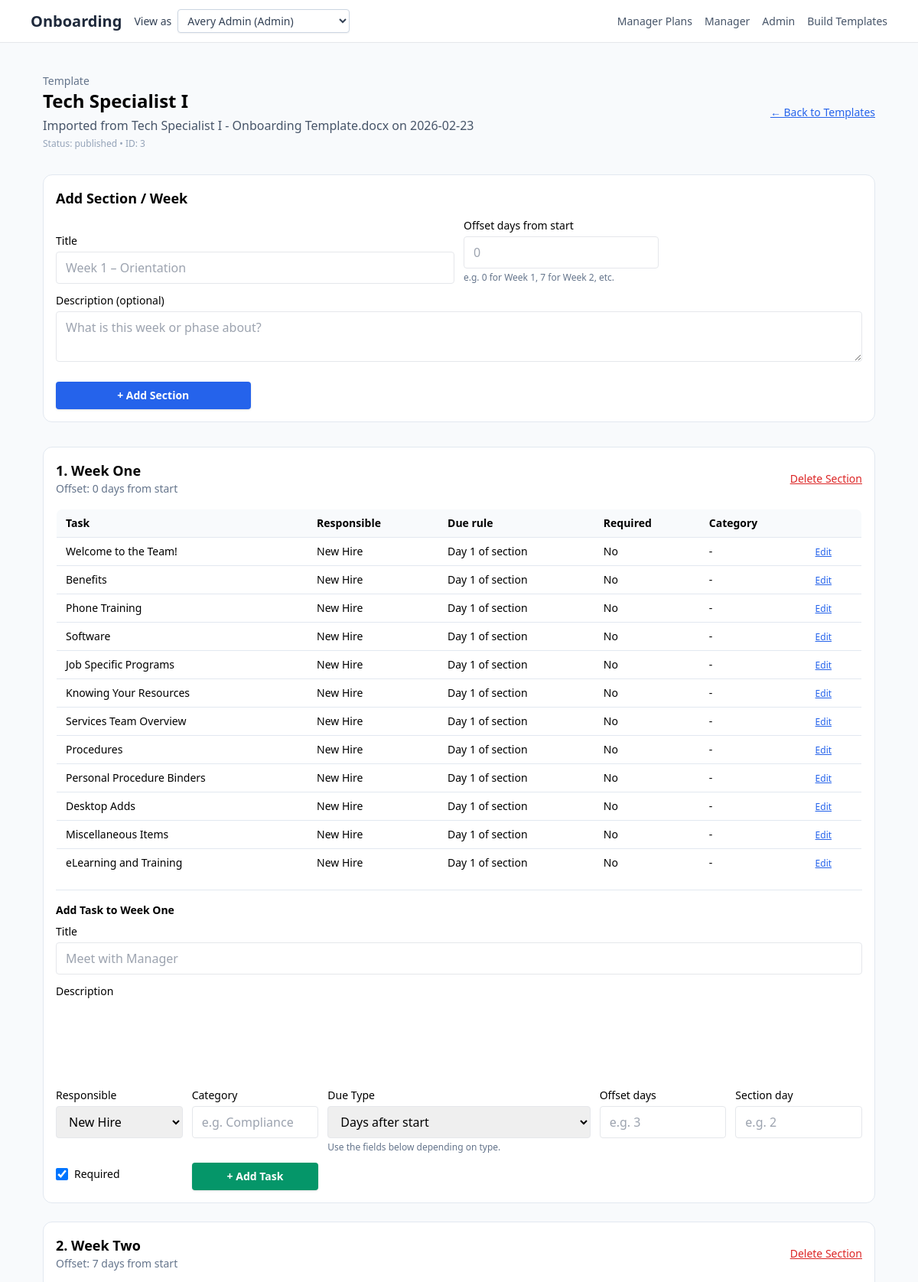
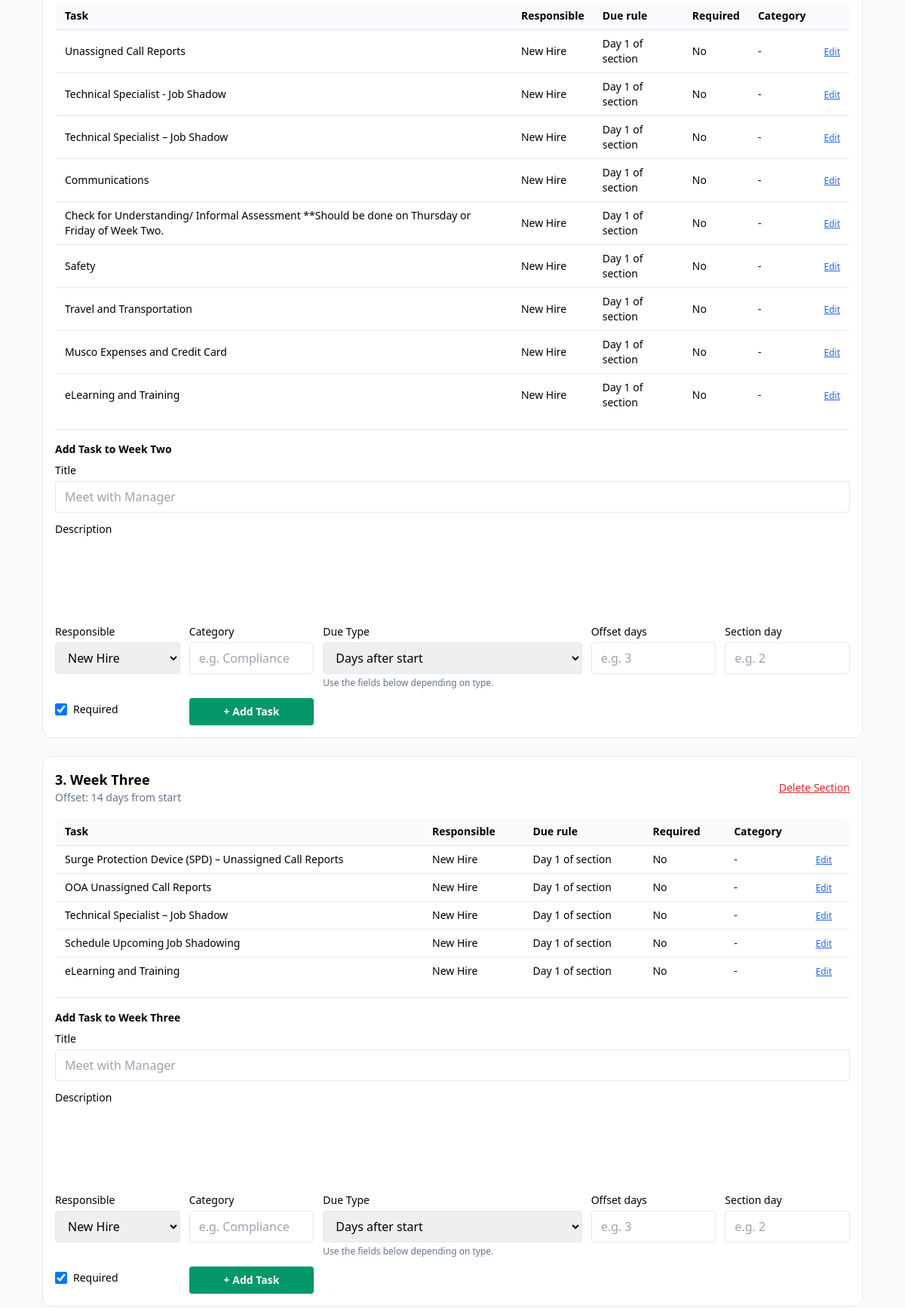
Screenshot of /templates/3/edit (upper part) with the database file from the repository (2 pictures, top to bottom).
### Onboarding/models.py (models this page shows, shortened)
class OnboardingTemplate(db.Model):
    __tablename__ = "onboarding_templates"
    id = db.Column(db.Integer, primary_key=True)
    name = db.Column(db.String(200), nullable=False)
    description = db.Column(db.Text, nullable=True)
    status = db.Column(
        db.String(32),
        nullable=False,
        default=TemplateStatusEnum.DRAFT.value,
    )
    target_role = db.Column(db.String(120), nullable=True)  # e.g. 'Engineer'
    department = db.Column(db.String(120), nullable=True)
    location = db.Column(db.String(120), nullable=True)
    estimated_duration_days = db.Column(db.Integer, nullable=True)
    version = db.Column(db.String(50), nullable=True)
    created_by_id = db.Column(db.Integer, db.ForeignKey("users.id"), nullable=True)
    created_by = db.relationship("User", backref="created_templates")
    created_at = db.Column(db.DateTime, nullable=False, default=date.today)
    updated_at = db.Column(
        db.DateTime,
        nullable=False,
        default=date.today,
        onupdate=date.today,
    )
    sections = db.relationship(
        "TemplateSection",
        back_populates="template",
        lazy="selectin",
        cascade="all, delete-orphan",
        order_by="TemplateSection.order_index.asc()",
    )

class TemplateSection(db.Model):
    __tablename__ = "template_sections"
    id = db.Column(db.Integer, primary_key=True)
    template_id = db.Column(
        db.Integer,
        db.ForeignKey("onboarding_templates.id"),
        nullable=False,
    )
    template = db.relationship("OnboardingTemplate", back_populates="sections")
    title = db.Column(db.String(200), nullable=False)
    description = db.Column(db.Text, nullable=True)
    order_index = db.Column(db.Integer, nullable=False, default=1)
    offset_days = db.Column(db.Integer, nullable=True)
    tasks = db.relationship(
        "TemplateTask",
        back_populates="section",
        lazy="selectin",
        cascade="all, delete-orphan",
        order_by="TemplateTask.order_index.asc()",
    )

class TemplateTask(db.Model):
    __tablename__ = "template_tasks"
    id = db.Column(db.Integer, primary_key=True)
    section_id = db.Column(
        db.Integer,
        db.ForeignKey("template_sections.id"),
        nullable=False,
    )
    section = db.relationship("TemplateSection", back_populates="tasks")
    title = db.Column(db.String(255), nullable=False)
    description = db.Column(db.Text, nullable=True)
    responsible_party = db.Column(
        db.String(32),
        nullable=False,
        default=ResponsiblePartyEnum.NEW_HIRE.value,
    )
    due_type = db.Column(
        db.String(32),
        nullable=False,
        default=DueTypeEnum.DAYS_FROM_START.value,
    )
    offset_days = db.Column(db.Integer, nullable=True)
    section_day = db.Column(db.Integer, nullable=True)
    category = db.Column(db.String(120), nullable=True)  # e.g. 'Compliance'
    is_required = db.Column(db.Boolean, nullable=False, default=True)
    default_estimated_minutes = db.Column(db.Integer, nullable=True)
    order_index = db.Column(db.Integer, nullable=False, default=1)

### app.py (the view)
@app.get("/templates/<int:template_id>/edit")
def edit_template(template_id: int):
    user = current_user()
    require_builder_or_admin(user)
    tpl = (
        OnboardingTemplate.query.options(
            selectinload(OnboardingTemplate.sections).selectinload(
                TemplateSection.tasks
            )
        )
        .filter_by(id=template_id)
        .first_or_404()
    )
    return render_template(
        "template_edit.html",
        user=user,
        template=tpl,
    )

### app.py (called while the page is built)
def current_user() -> User:
    email = request.headers.get("X-User-Email") or request.args.get("as_user")
    query = User.query.options(selectinload(User.onboarding_plan))
    if email:
        user = query.filter_by(email=email).first()
        if not user:
            abort(404, description="User not found")
        return user
    user = query.order_by(User.id.asc()).first()
    if not user:
        abort(404, description="No users available")
    return user

def require_builder_or_admin(user: User):
    allowed = {RoleEnum.BUILDER.value, RoleEnum.ADMIN.value}
    if user.role not in allowed:
        abort(403)

@app.context_processor
def inject_markdown_renderer():
    return dict(render_markdown=render_markdown)

@app.context_processor
def inject_user():
    u = session.get("user")
    return {"user": u or {"role": "guest"}}

@app.context_processor
def inject_user_switcher():
    users = User.query.order_by(User.role.asc(), User.full_name.asc()).all()
    active_user = None
    try:
        active_user = current_user()
    except Exception:
        active_user = None
    return {
        "switchable_users": users,
        "nav_current_user": active_user,
    }

### templates/template_edit.html (shortened to what this page needs)
{% extends "base.html" %}
{% block content %}
<link href="https://cdn.quilljs.com/1.3.6/quill.snow.css" rel="stylesheet">
<div class="max-w-6xl mx-auto px-4 py-6 space-y-8">
  <div class="flex items-center justify-between">
    <div>
      <p class="text-sm text-slate-500">Template</p>
      <h1 class="text-2xl font-bold">{{ template.name }}</h1>
      <p class="mt-1 text-slate-600">
        {{ template.description or "No description yet." }}
      </p>
      <p class="mt-1 text-xs text-slate-400">
        Status: {{ template.status }} • ID: {{ template.id }}
      </p>
    </div>
    <div class="text-right space-y-2">
      <a href="{{ url_for('templates_dashboard') }}"
         class="text-sm text-blue-600 underline">
        ← Back to Templates
      </a>
    </div>
  </div>
  <div class="bg-white border border-slate-200 rounded-xl p-4">
    <h2 class="text-lg font-semibold mb-3">Add Section / Week</h2>
    <form method="post"
          action="{{ url_for('add_template_section', template_id=template.id) }}"
          class="grid grid-cols-1 md:grid-cols-4 gap-3 items-end">
      <div class="md:col-span-2">
        <label class="block text-sm font-medium mb-1">Title</label>
        <input type="text" name="title"
               placeholder="Week 1 – Orientation"
               class="w-full border rounded px-3 py-2" />
      </div>
      <div class="md:col-span-1">
        <label class="block text-sm font-medium mb-1">
          Offset days from start
        </label>
        <input type="number" name="offset_days"
               placeholder="0"
               class="w-full border rounded px-3 py-2" />
        <p class="text-xs text-slate-500 mt-1">
          e.g. 0 for Week 1, 7 for Week 2, etc.
        </p>
      </div>
      <div class="md:col-span-4">
        <label class="block text-sm font-medium mb-1">
          Description (optional)
        </label>
        <textarea name="description" rows="2"
                  class="w-full border rounded px-3 py-2"
                  placeholder="What is this week or phase about?"></textarea>
      </div>
      <div class="md:col-span-1">
        <button type="submit"
                class="mt-2 w-full inline-flex justify-center items-center px-4 py-2 rounded bg-blue-600 text-white text-sm font-semibold shadow">
          + Add Section
        </button>
      </div>
    </form>
  </div>
  <div class="space-y-6">
    {% if template.sections %}
      {% for section in template.sections %}
        <div class="bg-white border border-slate-200 rounded-xl p-4 space-y-4">
          <div class="flex items-center justify-between">
            <div>
              <h2 class="text-lg font-semibold">
                {{ loop.index }}. {{ section.title }}
              </h2>
              <p class="text-sm text-slate-500">
                Offset:
                {{ section.offset_days if section.offset_days is not none else 0 }}
                days from start
              </p>
            </div>
            <div class="ml-4">
              <form method="post"
                    action="{{ url_for('delete_template_section', template_id=template.id, section_id=section.id) }}"
                    onsubmit="return confirm('Delete this section? All tasks within it will also be deleted. This cannot be undone.');">
                <button type="submit"
                        class="text-sm text-red-600 hover:text-red-800 underline">
                  Delete Section
                </button>
              </form>
            </div>
          </div>
          <div class="overflow-x-auto">
            <table class="min-w-full text-sm border border-slate-200 rounded-lg overflow-hidden">
              <thead class="bg-slate-50">
                <tr>
                  <th class="px-3 py-2 text-left">Task</th>
                  <th class="px-3 py-2 text-left">Responsible</th>
                  <th class="px-3 py-2 text-left">Due rule</th>
                  <th class="px-3 py-2 text-left">Required</th>
                  <th class="px-3 py-2 text-left">Category</th>
                  <th class="px-3 py-2 text-left"></th>
                </tr>
              </thead>
              <tbody>
                {% if section.tasks %}
                  {% for t in section.tasks %}
                    <tr class="border-t border-slate-200">
                      <td class="px-3 py-2">{{ t.title }}</td>
                      <td class="px-3 py-2">
                        {% if t.responsible_party == "manager" %}
                          Manager
                        {% elif t.responsible_party == "other" %}
                          Other
                        {% else %}
                          New Hire
                        {% endif %}
                      </td>
                      <td class="px-3 py-2">
                        {% if t.due_type == 'days_from_start' %}
                          {{ t.offset_days or 0 }} days after start
                        {% elif t.due_type == 'day_within_section' %}
                          Day {{ t.section_day or 1 }} of section
                        {% else %}
                          –
                        {% endif %}
                      </td>
                      <td class="px-3 py-2">
                        {% if t.is_required %}Yes{% else %}No{% endif %}
                      </td>
                      <td class="px-3 py-2">
                        {{ t.category or '-' }}
                      </td>
                      <td class="px-3 py-2">
                        <a href="{{ url_for('edit_template_task',
                                            template_id=template.id,
                                            section_id=section.id,
                                            task_id=t.id) }}"
                           class="text-blue-600 underline text-xs">
                          Edit
                        </a>
                      </td>
                    </tr>
                  {% endfor %}
                {% endif %}
              </tbody>
            </table>
          </div>
          <div class="border-t border-slate-200 pt-4">
            <h3 class="text-sm font-semibold mb-2">
              Add Task to {{ section.title }}
            </h3>
            <form method="post"
                  action="{{ url_for('add_template_task',
                                     template_id=template.id,
                                     section_id=section.id) }}"
                  class="grid grid-cols-1 md:grid-cols-6 gap-3 items-baseline">
              <div class="md:col-span-6">
                <label class="block text-sm font-medium mb-1">Title</label>
                <input type="text" name="title"
                       placeholder="Meet with Manager"
                       class="w-full border rounded px-3 py-2" />
              </div>
              <div class="md:col-span-6 task-desc-container">
                <label class="block text-sm font-medium mb-1">
                  Description
                </label>
                <div class="bg-white">
                  <div class="quill-editor" style="height: 100px;"></div>
                </div>
              </div>
              <div>
                <label class="block text-sm font-medium mb-1">
                  Responsible
                </label>
                <select name="responsible_party"
                        class="w-full border rounded px-3 py-2">
                  <option value="new_hire">New Hire</option>
                </select>
              </div>
              <div>
                <label class="block text-sm font-medium mb-1">
                  Category
                </label>
                <input type="text" name="category"
                       placeholder="e.g. Compliance"
                       class="w-full border rounded px-3 py-2" />
              </div>
              <div class="md:col-span-2">
                <label class="block text-sm font-medium mb-1">
                  Due Type
                </label>
                <select name="due_type"
                        class="w-full border rounded px-3 py-2">
                  <option value="days_from_start">Days after start</option>
                </select>
                <p class="text-xs text-slate-500 mt-1">
                  Use the fields below depending on type.
                </p>
              </div>
              <div>
                <label class="block text-sm font-medium mb-1">
                  Offset days
                </label>
                <input type="number" name="offset_days"
                       placeholder="e.g. 3"
                       class="w-full border rounded px-3 py-2" />
              </div>
              <div>
                <label class="block text-sm font-medium mb-1">
                  Section day
                </label>
                <input type="number" name="section_day"
                       placeholder="e.g. 2"
                       class="w-full border rounded px-3 py-2" />
              </div>
              <div class="flex items-center gap-2">
                <input id="required-{{ section.id }}"
                       type="checkbox"
                       name="is_required"
                       class="h-4 w-4 border rounded"
                       checked />
                <label for="required-{{ section.id }}"
                       class="text-sm font-medium">
                  Required
                </label>
              </div>
              <div class="md:col-span-1">
                <button type="submit"
                        class="w-full inline-flex justify-center items-center px-4 py-2 rounded bg-emerald-600 text-white text-sm font-semibold shadow">
                  + Add Task
                </button>
              </div>
            </form>
          </div>
        </div>
      {% endfor %}
    {% else %}
      <p class="text-slate-500 italic">
        No sections yet. Use "Add Section" above to start building this template.
      </p>
    {% endif %}
  </div>
</div>
{% endblock %}

### Onboarding/static/site.css (style rules this page uses)
textarea { resize: vertical; }

### rows the page displays
OnboardingTemplate: name "Tech Specialist I", description "Imported from Tech Specialist I - Onboarding Template.docx on 2026-02-23", status "published", id "3"
TemplateSection: title "Week One", offset_days "0"
TemplateTask: title "Welcome to the Team!", responsible_party "New Hire", section_day "1", is_required "No", category "-"
TemplateTask: title "Benefits", responsible_party "New Hire", section_day "1", is_required "No", category "-"
TemplateTask: title "Phone Training", responsible_party "New Hire", section_day "1", is_required "No", category "-"
TemplateTask: title "Software", responsible_party "New Hire", section_day "1", is_required "No", category "-"
TemplateTask: title "Job Specific Programs", responsible_party "New Hire", section_day "1", is_required "No", category "-"
TemplateTask: title "Knowing Your Resources", responsible_party "New Hire", section_day "1", is_required "No", category "-"
TemplateTask: title "Services Team Overview", responsible_party "New Hire", section_day "1", is_required "No", category "-"
TemplateTask: title "Procedures", responsible_party "New Hire", section_day "1", is_required "No", category "-"
TemplateTask: title "Personal Procedure Binders", responsible_party "New Hire", section_day "1", is_required "No", category "-"
TemplateTask: title "Desktop Adds", responsible_party "New Hire", section_day "1", is_required "No", category "-"
TemplateTask: title "Miscellaneous Items", responsible_party "New Hire", section_day "1", is_required "No", category "-"
TemplateTask: title "eLearning and Training", responsible_party "New Hire", section_day "1", is_required "No", category "-"
TemplateSection: title "Week Two", offset_days "7"
TemplateTask: title "Unassigned Call Reports", responsible_party "New Hire", section_day "1", is_required "No", category "-"
TemplateTask: title "Technical Specialist - Job Shadow", responsible_party "New Hire", section_day "1", is_required "No", category "-"
TemplateTask: title "Technical Specialist – Job Shadow", responsible_party "New Hire", section_day "1", is_required "No", category "-"
TemplateTask: title "Communications", responsible_party "New Hire", section_day "1", is_required "No", category "-"
TemplateTask: title "Check for Understanding/ Informal Assessment **Should be done on Thursday or Friday of Week Two.", responsible_party "New Hire", section_day "1", is_required "No", category "-"
TemplateTask: title "Safety", responsible_party "New Hire", section_day "1", is_required "No", category "-"
TemplateTask: title "Travel and Transportation", responsible_party "New Hire", section_day "1", is_required "No", category "-"
TemplateTask: title "Musco Expenses and Credit Card", responsible_party "New Hire", section_day "1", is_required "No", category "-"
TemplateTask: title "eLearning and Training", responsible_party "New Hire", section_day "1", is_required "No", category "-"
TemplateSection: title "Week Three", offset_days "14"
TemplateTask: title "Surge Protection Device (SPD) – Unassigned Call Reports", responsible_party "New Hire", section_day "1", is_required "No", category "-"
TemplateTask: title "OOA Unassigned Call Reports", responsible_party "New Hire", section_day "1", is_required "No", category "-"
TemplateTask: title "Technical Specialist – Job Shadow", responsible_party "New Hire", section_day "1", is_required "No", category "-"
TemplateTask: title "Schedule Upcoming Job Shadowing", responsible_party "New Hire", section_day "1", is_required "No", category "-"
TemplateTask: title "eLearning and Training", responsible_party "New Hire", section_day "1", is_required "No", category "-"

### other values shown
form field as_user "Avery Admin (Admin)"
